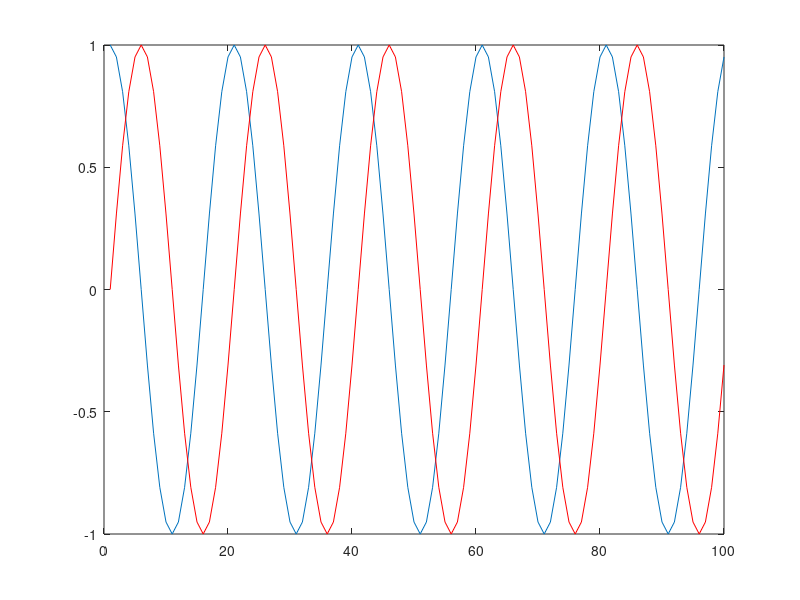
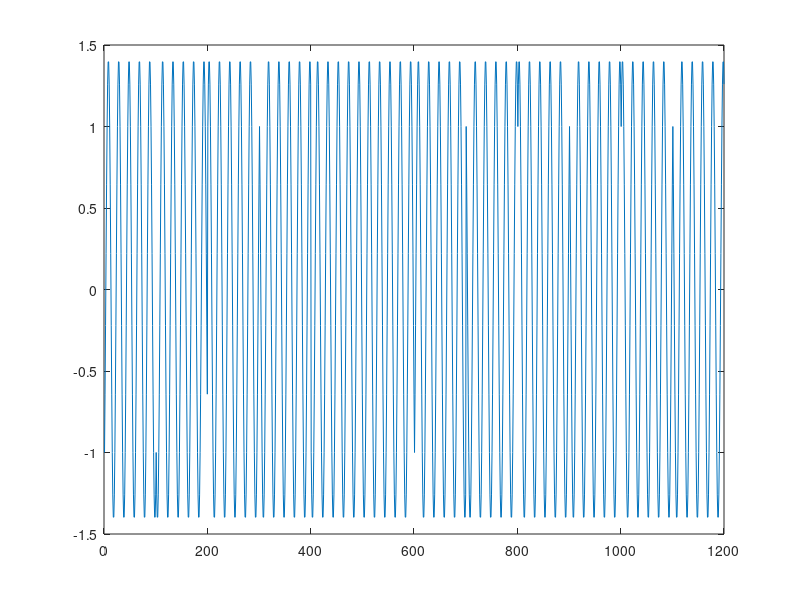
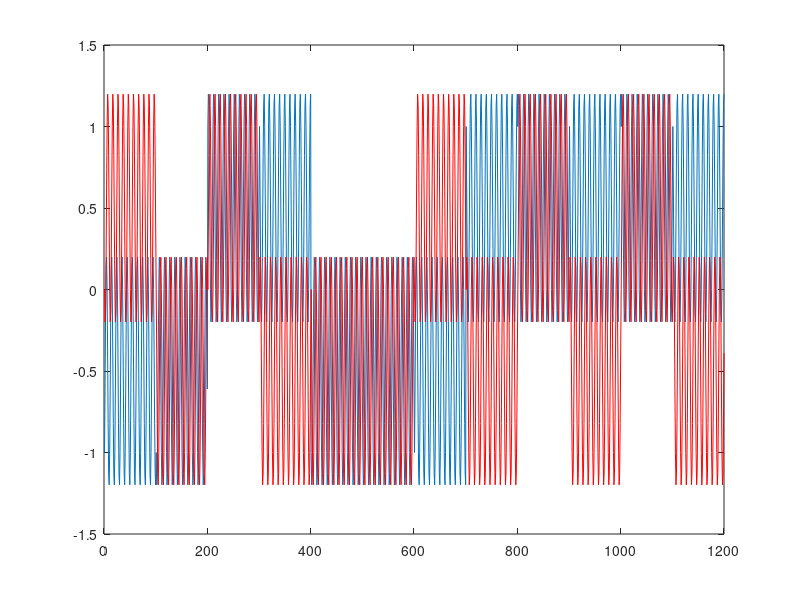
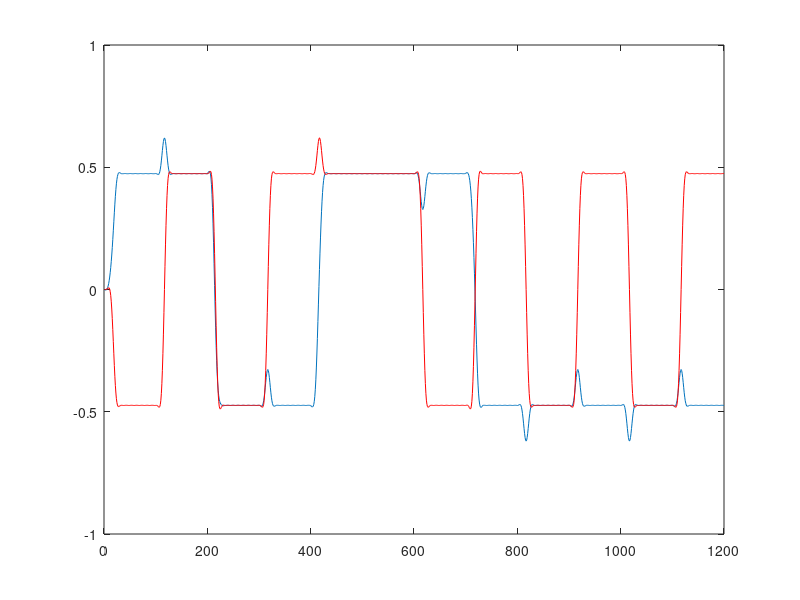

Reproduce these figures in MATLAB, in order.
clc
clear all
close all


x=[1,1,0,0,1,1,1,0,0,0,0,0];
y=[0,1,0,1,1,1,0,1,0,1,0,1];

x_cd=1-2*x;
y_cd=1-2*y;

Tp=0.1;
Fp=50;
Fs=1000;
Ts=1/Fs;
t=0:Ts:Tp-Ts;

x_tr=cos(2*Fp*pi*t);
y_tr=sin(2*Fp*pi*t);

plot(x_tr);
hold
plot(y_tr,'red');


out=kron(x_cd,x_tr)+kron(y_cd,y_tr);

figure()
plot(out);

tmp=ones(size(x));

x_de=kron(tmp,x_tr);
y_de=kron(tmp,y_tr);

x_re=out.*x_de;
y_re=out.*y_de;

figure()

plot(x_re)
hold
plot(y_re,'red')

Fpass=Fp-10;

b=fir2(32,[0,2*(Fpass)/Fs,2*(Fpass+2)/Fs,1],[1,1,0,0]);


y_ref=filter(b,1,y_re);
x_ref=filter(b,1,x_re);


figure()
plot(-1*x_ref)
hold
plot(-1*y_ref,'red')
